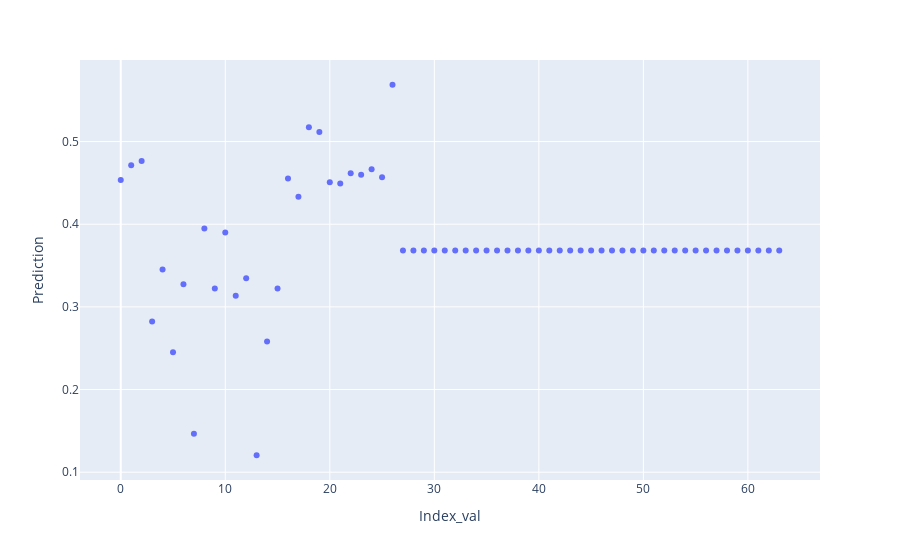

The code cell stored with this chart in its notebook:
### Code cell
display(df_RNN)
df_RNN_line_chart=pd.DataFrame(columns=["Index_val","Prediction"])
for i,k in enumerate(df_RNN.prediction):
    #print(i,k[0][0])
    row1 = pd.Series([i,k[0][0]] ,index=df_RNN_line_chart.columns )
    df_RNN_line_chart.loc[len(df_RNN_line_chart.index)] = row1
    
display(df_RNN_line_chart)

df_RNN_line_chart_2=df_RNN.merge(df_RNN_line_chart,left_index=True,right_index=True)

display(df_RNN_line_chart_2)
    


import plotly.express as px
fig = px.scatter(df_RNN_line_chart_2, x="Index_val", y="Prediction",hover_data=['p_units','p_epoch','p_batch_size'])
fig.show()

### Figure 1 — Plotly figure (JSON) as saved in the notebook; plotly's stock layout.template omitted (floating-point values rounded to 4 significant figures; data arrays with more than 128 entries replaced by an {"elided": "..."} marker saying what was removed)
{"data": [{"customdata": {"elided": "64x3 int values"}, "hovertemplate": "Index_val=%{x}<br>Prediction=%{y}<br>p_units=%{customdata[0]}<br>p_epoch=%{customdata[1]}<br>p_batch_size=%{customdata[2]}<extra></extra>", "legendgroup": "", "marker": {"color": "#636efa", "symbol": "circle"}, "mode": "markers", "name": "", "orientation": "v", "showlegend": false, "x": [0, 1, 2, 3, 4, 5, 6, 7, 8, 9, 10, 11, 12, 13, 14, 15, 16, 17, 18, 19, 20, 21, 22, 23, 24, 25, 26, 27, 28, 29, 30, 31, 32, 33, 34, 35, 36, 37, 38, 39, 40, 41, 42, 43, 44, 45, 46, 47, 48, 49, 50, 51, 52, 53, 54, 55, 56, 57, 58, 59, 60, 61, 62, 63], "xaxis": "x", "y": [0.4535, 0.4714, 0.4764, 0.2823, 0.3451, 0.2452, 0.3274, 0.1465, 0.3947, 0.3221, 0.3899, 0.3133, 0.3347, 0.1205, 0.2581, 0.3221, 0.4554, 0.4331, 0.5174, 0.5117, 0.4507, 0.4491, 0.4615, 0.4597, 0.4664, 0.4568, 0.5687, 0.368, 0.368, 0.368, 0.368, 0.368, 0.368, 0.368, 0.368, 0.368, 0.368, 0.368, 0.368, 0.368, 0.368, 0.368, 0.368, 0.368, 0.368, 0.368, 0.368, 0.368, 0.368, 0.368, 0.368, 0.368, 0.368, 0.368, 0.368, 0.368, 0.368, 0.368, 0.368, 0.368, 0.368, 0.368, 0.368, 0.368], "yaxis": "y", "type": "scatter"}], "layout": {"xaxis": {"anchor": "y", "domain": [0, 1], "title": {"text": "Index_val"}, "type": "linear", "range": [-3.692, 66.69], "autorange": true}, "yaxis": {"anchor": "x", "domain": [0, 1], "title": {"text": "Prediction"}, "type": "linear", "range": [0.08872, 0.6005], "autorange": true}, "legend": {"tracegroupgap": 0}, "margin": {"t": 60}, "autosize": true}}
